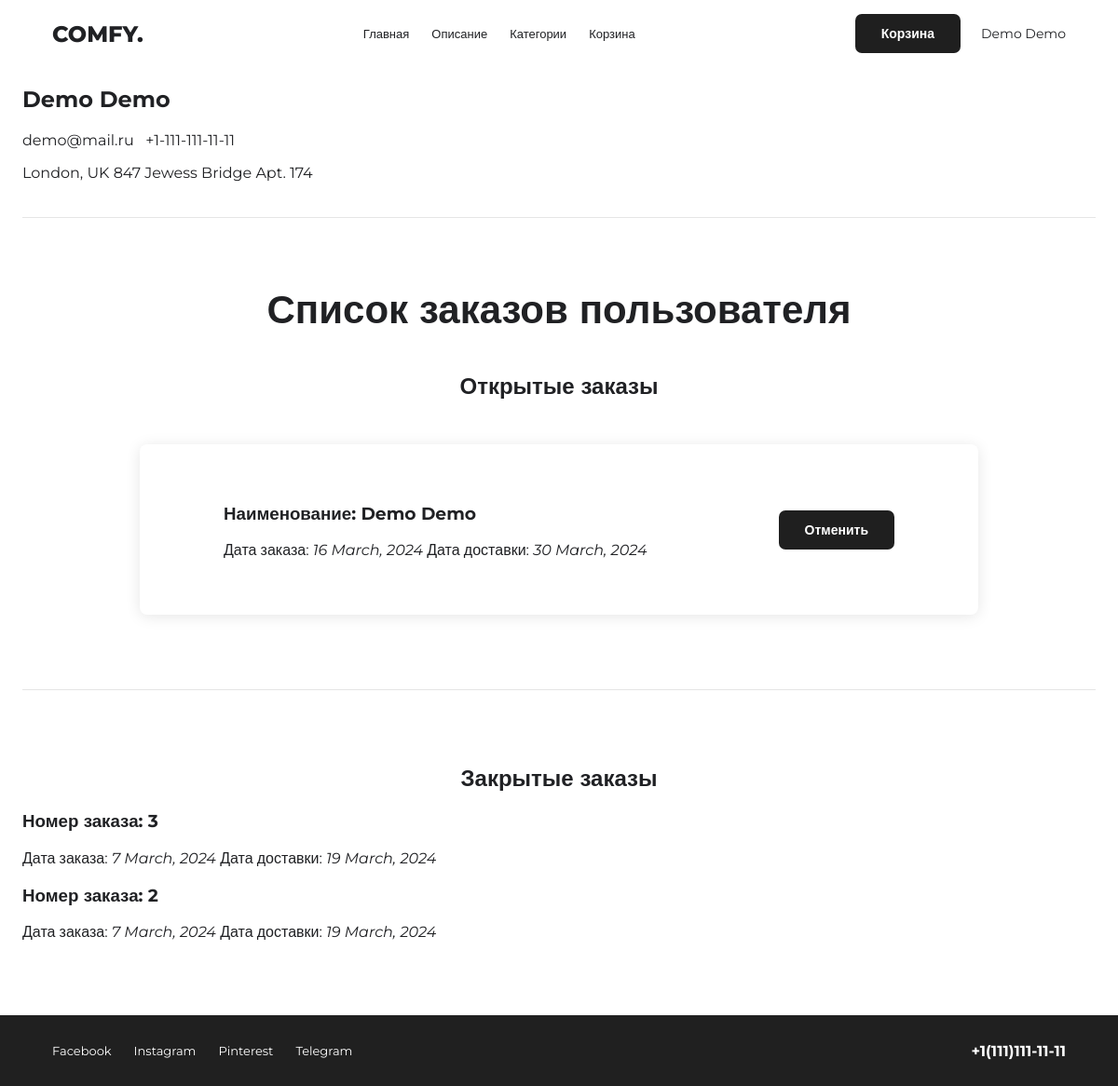
The app's page /profile.php (signed in) with its own data.
### tables this page shows
CREATE TABLE users (
    id INT AUTO_INCREMENT PRIMARY KEY,
    name VARCHAR(120) NOT NULL,
    email VARCHAR(180) NOT NULL UNIQUE,
    password VARCHAR(255) NOT NULL,
    phone VARCHAR(40) DEFAULT NULL,
    address VARCHAR(255) DEFAULT NULL,
    created_at TIMESTAMP DEFAULT CURRENT_TIMESTAMP
);

CREATE TABLE orders (
    id INT AUTO_INCREMENT PRIMARY KEY,
    order_number VARCHAR(32) NOT NULL UNIQUE,
    user_id INT NULL,
    customer_name VARCHAR(120) NOT NULL,
    customer_email VARCHAR(180) NOT NULL,
    customer_phone VARCHAR(40) NOT NULL,
    delivery_address VARCHAR(255) NOT NULL,
    payment_method VARCHAR(80) NOT NULL,
    status ENUM('open','closed','cancelled') NOT NULL DEFAULT 'open',
    total DECIMAL(10,2) NOT NULL DEFAULT 0,
    order_date DATE NOT NULL,
    delivery_date DATE NOT NULL,
    created_at TIMESTAMP DEFAULT CURRENT_TIMESTAMP,
    CONSTRAINT fk_orders_users FOREIGN KEY (user_id) REFERENCES users(id) ON DELETE SET NULL
);

### profile.php (the view)
<?php
require_once __DIR__ . '/config.php';
$user=current_user(); if(!$user) redirect('login.php');
$stmt=$pdo->prepare('SELECT * FROM users WHERE id=?'); $stmt->execute([$user['id']]); $profile=$stmt->fetch();
$stmt=$pdo->prepare("SELECT * FROM orders WHERE user_id=? AND status='open' ORDER BY id DESC"); $stmt->execute([$user['id']]); $open=$stmt->fetchAll();
$stmt=$pdo->prepare("SELECT * FROM orders WHERE user_id=? AND status='closed' ORDER BY id DESC"); $stmt->execute([$user['id']]); $closed=$stmt->fetchAll(); site_header('Профиль — COMFY');
?>
<main class="container"><section class="profile-meta"><h1><?= e($profile['name']) ?></h1><p><?= e($profile['email']) ?> &nbsp; <?= e($profile['phone']) ?></p><p><?= e($profile['address']) ?></p></section><?php if(!empty($_SESSION['flash'])): ?><p class="flash"><?= e($_SESSION['flash']); unset($_SESSION['flash']); ?></p><?php endif; ?><h2 class="section-title">Список заказов пользователя</h2><h2 class="center">Открытые заказы</h2><?php foreach($open as $o): ?><article class="profile-order"><div><h3>Наименование: <?= e($o['customer_name']) ?></h3><p>Дата заказа: <i><?= e(date('j F, Y', strtotime($o['order_date']))) ?></i> Дата доставки: <i><?= e(date('j F, Y', strtotime($o['delivery_date']))) ?></i></p></div><form action="controllers/action_add_product.php" method="post"><input type="hidden" name="action" value="cancel_order"><input type="hidden" name="order_id" value="<?= (int)$o['id'] ?>"><button class="btn-dark">Отменить</button></form></article><?php endforeach; ?><section class="closed-orders"><h2 class="center">Закрытые заказы</h2><?php foreach($closed as $o): ?><article><h3>Номер заказа: <?= e($o['order_number']) ?></h3><p>Дата заказа: <i><?= e(date('j F, Y', strtotime($o['order_date']))) ?></i> Дата доставки: <i><?= e(date('j F, Y', strtotime($o['delivery_date']))) ?></i></p></article><?php endforeach; ?></section></main><?php site_footer(); ?>

### config.php (shortened to what this page needs)
<?php
function e(?string $value): string
{
    return htmlspecialchars((string)$value, ENT_QUOTES | ENT_SUBSTITUTE, 'UTF-8');
}
function current_user(): ?array
{
    return $_SESSION['user'] ?? null;
}
function basket_count(): int
{
    return array_sum($_SESSION['basket'] ?? []);
}
function site_header(string $title = 'COMFY'): void
{
    $user = current_user();
    ?>
    <!doctype html>
    <html lang="ru">
    <head>
        <link rel="stylesheet" href="assets/styles.css">
    </head>
    <body>
    <header class="site-header">
        <a class="logo" href="index.php">COMFY.</a>
        <nav class="main-nav" aria-label="Главная навигация">
            <a href="index.php">Главная</a>
            <a href="index.php#about">Описание</a>
            <a href="product_list.php">Категории</a>
            <a href="basket.php">Корзина</a>
        </nav>
        <div class="header-actions">
            <a class="btn btn-dark" href="basket.php">Корзина<?= basket_count() ? ' (' . basket_count() . ')' : '' ?></a>
            <?php if ($user): ?>
                <a class="user-link" href="profile.php"><?= e($user['name'] ?: $user['email']) ?></a>
            <?php else: ?>
                <a class="btn btn-dark" href="login.php">Войти</a>
            <?php endif; ?>
        </div>
    </header>
    <?php
}
function site_footer(): void
{
    ?>
    <footer class="site-footer">
        <div class="socials"><a>Facebook</a><a>Instagram</a><a>Pinterest</a><a>Telegram</a></div>
        <strong>+1(111)111-11-11</strong>
    </footer>
    </body></html>
    <?php
}

### assets/styles.css (style rules this page uses)
* { box-sizing:border-box }
html { scroll-behavior:smooth }
body { margin:0;font-family:Montserrat,Arial,sans-serif;color:#202124;background:#fff;min-width:0 }
a { color:inherit;text-decoration:none }
.site-header { min-height:72px;display:flex;align-items:center;gap:24px;justify-content:space-between;padding:0 56px }
.logo { font-weight:800;font-size:24px }
.main-nav { display:flex;gap:24px;font-size:13px }
.header-actions { display:flex;align-items:center;gap:22px }
.user-link { font-size:14px }
.btn,button { border:0;border-radius:7px;padding:12px 28px;font:700 14px Montserrat,Arial;cursor:pointer;display:inline-flex;align-items:center;justify-content:center }
.btn-dark,button.btn-dark { background:#1f1f1f;color:#fff }
.container { width:min(1160px,calc(100% - 48px));margin:0 auto }
.section-title { font-size:42px;text-align:center;margin:72px 0 42px }
.center { text-align:center }
.order-meta,.profile-meta { border-bottom:1px solid #e5e5e5;padding-bottom:22px }
.confirm-box,.profile-order { box-shadow:0 2px 16px rgba(0,0,0,.1);border-radius:8px;padding:70px;margin:48px auto;max-width:900px;text-align:center }
.profile-order { display:flex;align-items:center;justify-content:space-between;text-align:left;padding:44px 90px }
.closed-orders { border-top:1px solid #e5e5e5;padding-top:60px;margin-top:80px }
.site-footer { margin-top:80px;background:#202020;color:#fff;min-height:76px;padding:0 56px;display:flex;align-items:center;justify-content:space-between }
.socials { display:flex;gap:24px;font-size:13px }

### records on screen
users: name "Demo Demo", email "demo@mail.ru", phone "+1-111-111-11-11", address "London, UK 847 Jewess Bridge Apt. 174"
orders: customer_name "Demo Demo", order_date "16 March, 2024", delivery_date "30 March, 2024"
orders: order_number "3", order_date "7 March, 2024", delivery_date "19 March, 2024"
orders: order_number "2", order_date "7 March, 2024", delivery_date "19 March, 2024"
